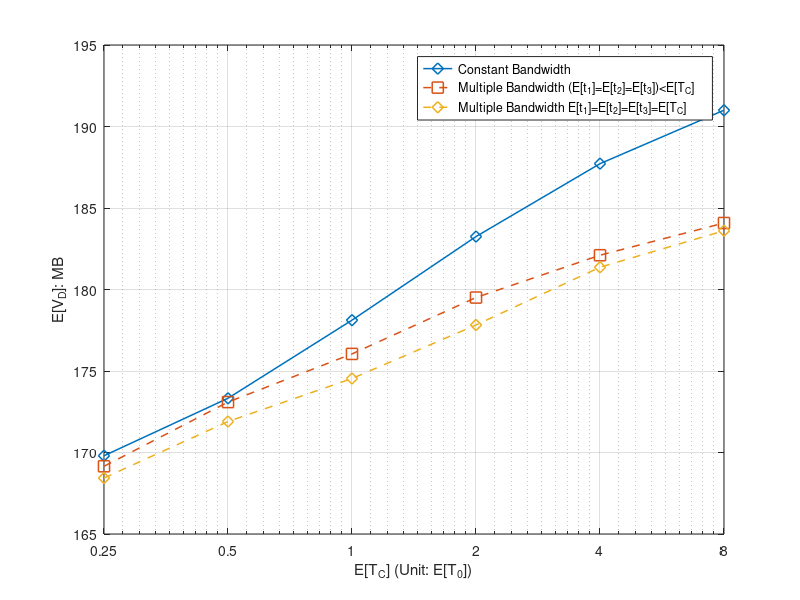

Recreate this plot in MATLAB.
%% Minutes
x_label = [0.25	0.5	1	2	4	8]



%% for DeadlinMissRatio

%Miss ratio
%y_11 = [0.56222	0.53535	0.50305	0.47166	0.44457	0.4266]
%y_12 = [0.56387	0.53342	0.50494	0.47964	0.46644	0.45986]
%y_13 = [0.56521	0.53375	0.51483	0.4983	0.48177	0.4698]

%y_12 = [0.56339	0.53434	0.50911	0.48517	0.47019	0.45962]
%y_13 = [0.56736	0.53842	0.51926	0.49998	0.48072	0.46941]

%y_14 = [0.4306	0.34158	0.28456	0.2544	0.2269	0.21114]


%E[V_O]
y_11 = [29.251193	40.543758	52.855558	65.114894	76.411594	84.948444]
y_12 = [28.666321	39.715668	50.584033	59.801076	65.575916	68.814956]
y_13 = [28.10659	38.000747	46.293813	53.463714	60.285052	65.543938]

%y_12 = [28.603365	39.481715	49.669035	58.786255	65.047376	69.370473]
%y_13 = [27.430944	36.916119	45.34911	53.216508	60.861899	66.530377]

%y_14 = [297.836141	442.843103	530.630403	583.319547	623.422749	652.460742]


%E[V_D]
y_11 = [169.800144	173.327083	178.119206	183.246961	187.718889	190.998939]
%y_12 = [169.3752	173.139771	176.714399	180.301726	182.030969	183.345079]
%y_13 = [168.789529	172.688218	175.174762	177.324655	180.370857	182.711833]

y_12 = [169.154687	173.092803	176.048644	179.506227	182.10246	184.078797]
y_13 = [168.435012	171.900978	174.537444	177.823211	181.367038	183.604095]








%y_14 = [778.179121	824.663533	856.140117	869.440004	881.778205	890.073749]


i = i+1;
figure(i)

semilogx(x_label,y_11,'-d', 'MarkerSize',8, 'LineWidth',1.1)
hold on
semilogx(x_label,y_12,'--s', 'MarkerSize',8, 'LineWidth',1.1)
hold on
semilogx(x_label,y_13,'--d', 'MarkerSize',8, 'LineWidth',1.1)
hold on
%plot(x_label,y_14,'--o', 'MarkerSize',8, 'LineWidth',1.1)
%hold on


%ylabel('P_{miss}')
%ylabel('E[V_0]: MB')
ylabel('E[V_D]: MB')
xlabel('E[T_C] (Unit: E[T_0])')


xticklabels({'0.25'	,'0.5',	'1'	,'2'	,'4'	,'8'});

												
xlim([0.25, 8]);

%xticklabels({'0',	'1',	'2',	'3',	'4','5',	'6',	'7',	'8',	'9',	'10',	'11',	'12',	'13',	'14',	'15',	'16',	'17'	,'18'	,'20'	,'21'	,'22',	'23',	'24',	'26'});
set(gca, 'XTick', x_label);
%set(gca,'xticklabel',num2str(get(gca,'XTick')','%.4f'))
%legend({'F=200','F=500','F=1000'},'NumColumns',1);

%legend({'Constant Bandwidth','Multiple Bandwidth (E[t_1]=E[t_2])<E[T_C]','Multiple Bandwidth E[t_1]=E[t_2]=E[T_C]'},'NumColumns',1);
legend({'Constant Bandwidth','Multiple Bandwidth (E[t_1]=E[t_2]=E[t_3])<E[T_C]','Multiple Bandwidth E[t_1]=E[t_2]=E[t_3]=E[T_C]'},'NumColumns',1);

hold off;
grid on;